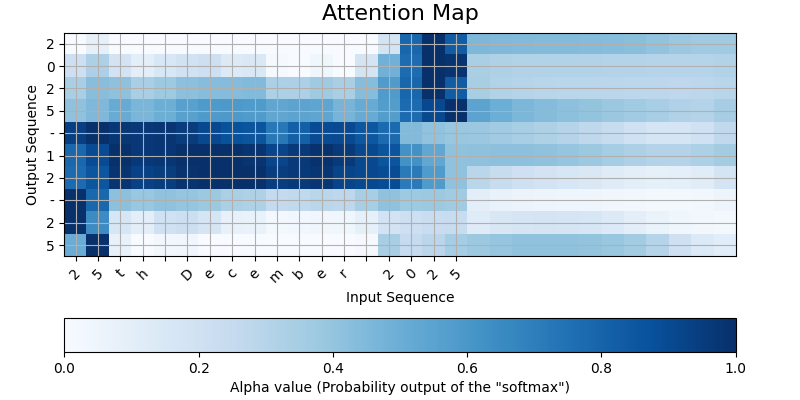

Python code for this plot:
import argparse, numpy, tensorflow as tf, random, matplotlib.pyplot as plt, tensorflow.keras.backend as K
from datetime import datetime, date
from faker import Faker
from tqdm import tqdm
from babel.dates import format_date
from pathlib import Path
from keras import saving
from tensorflow.keras.losses import CategoricalCrossentropy
from tensorflow.keras.layers import Bidirectional, Concatenate, Permute, Dot, Input, LSTM, Multiply
from tensorflow.keras.layers import RepeatVector, Dense, Activation, Lambda
from tensorflow.keras.activations import softmax
from tensorflow.keras.optimizers import Adam
from tensorflow.keras.utils import to_categorical
from tensorflow.keras.models import load_model, Model

class MachineTranslation():
    """
    Nerual Machine Translation - Date translation
    """
    # Define format of the data we would like to generate
    FORMATS = ['short',
            'medium',
            'long',
            'full',
            'full',
            'full',
            'full',
            'full',
            'full',
            'full',
            'full',
            'full',
            'full',
            'd MMM YYY', 
            'd MMMM YYY',
            'dd MMM YYY',
            'd MMM, YYY',
            'd MMMM, YYY',
            'dd, MMM YYY',
            'd MM YY',
            'd MMMM YYY',
            'MMMM d YYY',
            'MMMM d, YYY',
            'dd.MM.YY']
    # change this if you want it to work with another language
    LOCALES = ['en_SG']
    _path: str = None
    _fake: None
    _size:int = None
    _locale:str = None
    _Tx: int = None
    _Ty: int = None
    _dataset = None
    _human_vocab = None
    _machine_vocab = None
    _inv_machine_vocab = None
    _X = None
    _Y = None
    _Xoh = None
    _Yoh = None
    _n_a:int = None# -- hidden state size of the Bi-LSTM
    _n_s:int = None# -- hidden state size of the post-attention LSTM
    _learning_rate: float = None
    _beta_1: float = None
    _beta_2: float = None
    _batch_size: int = None
    _epochs:int = None
    _decay: float = None
    _repeator: RepeatVector = None
    _concatenator: Concatenate = None
    _densor1: Dense = None
    _densor2: Dense = None
    _activator: Activation = None
    _dot: Dot = None
    _model: Model = None

    def __init__(self, path:str, locale:str, size:int, tx:int, ty:int, n_a:int, n_s:int, learning_rate:float, beta1:float, beta2:float, decay:float, batchsize: int, epochs:int):
        self._locale = locale
        self._size = size
        self._Tx = tx
        self._Ty = ty
        self._n_a = n_a
        self._n_s = n_s
        self._learning_rate = learning_rate
        self._beta_1 = beta1
        self._beta_2 = beta2
        self._decay = decay
        self._batch_size = batchsize
        self._epochs = epochs
        self._fake = Faker()
        self._PrepareData()
        # Defined shared layers as global variables
        self._repeator = RepeatVector(self._Tx)
        self._concatenator = Concatenate(axis=-1)
        self._densor1 = Dense(10, activation = "tanh")
        self._densor2 = Dense(1, activation = "relu")
        self._activator = Activation(self._softmax, name='attention_weights') # We are using a custom softmax(axis = 1) loaded in this notebook
        self._dot = Dot(axes = 1)
        self._model_path = path

    def one_step_attention(self, a, s_prev):
        """
        Performs one step of attention: Outputs a context vector computed as a dot product of the attention weights
        "alphas" and the hidden states "a" of the Bi-LSTM.
        
        Arguments:
        a -- hidden state output of the Bi-LSTM, numpy-array of shape (m, Tx, 2*n_a)
        s_prev -- previous hidden state of the (post-attention) LSTM, numpy-array of shape (m, n_s)
        
        Returns:
        context -- context vector, input of the next (post-attention) LSTM cell
        """
        print(f"\n=== {self.one_step_attention.__name__} ===")
        # Use repeator to repeat s_prev to be of shape (m, Tx, n_s) so that you can concatenate it with all hidden states "a" (≈ 1 line)
        s_prev = self._repeator(s_prev)
        print(f"a.shape: {a.shape}, s_prev.shape: {s_prev.shape}")
        # Use concatenator to concatenate a and s_prev on the last axis (≈ 1 line)
        # For grading purposes, please list 'a' first and 's_prev' second, in this order.
        concat = self._concatenator([a, s_prev])
        #print(f"a: {a.shape}, concat: {concat.shape}")
        # Use densor1 to propagate concat through a small fully-connected neural network to compute the "intermediate energies" variable e. (≈1 lines)
        e = self._densor1(concat)
        # Use densor2 to propagate e through a small fully-connected neural network to compute the "energies" variable energies. (≈1 lines)
        energies = self._densor2(e)
        # Use "activator" on "energies" to compute the attention weights "alphas" (≈ 1 line)
        alphas = self._activator(energies) # We are using a custom softmax(axis = 1) loaded in this notebook. This layer produces the attention weights.
        # Use dotor together with "alphas" and "a", in this order, to compute the context vector to be given to the next (post-attention) LSTM-cell (≈ 1 line)
        context = self._dot([alphas, a])
        #print(f"context: {context.shape} {context.numpy()}")
        return context

    def BuildModel(self, rebuild: bool = False):
        """
        Arguments:
        Tx -- length of the input sequence
        Ty -- length of the output sequence
        n_a -- hidden state size of the Bi-LSTM
        n_s -- hidden state size of the post-attention LSTM
        human_vocab_size -- size of the python dictionary "human_vocab"
        machine_vocab_size -- integer, optional, size of the python dictionary "machine_vocab"
                            This is not being used

        Returns:
        model -- Keras model instance
        """
        print(f"\n=== {self.BuildModel.__name__} ===")
        if self._model and not rebuild:
            return
        elif self._model_path and len(self._model_path) and Path(self._model_path).exists() and Path(self._model_path).is_file() and not rebuild:
            print(f"Using saved model {self._model_path}...")
            self._model = tf.keras.models.load_model(self._model_path)
            return
        # Define the inputs of your model with a shape (Tx, human_vocab_size)
        # Define s0 (initial hidden state) and c0 (initial cell state)
        # for the decoder LSTM with shape (n_s,)
        X = Input(shape=(self._Tx, len(self._human_vocab)))
        # initial hidden state
        s0 = Input(shape=(self._n_s,), name='s0')
        # initial cell state
        c0 = Input(shape=(self._n_s,), name='c0')
        # hidden state
        s = s0
        # cell state
        c = c0
        
        # Initialize empty list of outputs
        outputs = []
        
        # Step 1: Define your pre-attention Bi-LSTM. (≈ 1 line)
        a = Bidirectional(LSTM(units=self._n_a, return_sequences=True))(X)

        # Please note, this is the post attention LSTM cell. These have to be REUSED in the following for loop instead of instantiating new layers.
        post_activation_LSTM_cell = LSTM(self._n_s, return_state = True) # Please do not modify this global variable.
        output_layer = Dense(len(self._machine_vocab), activation=softmax)

        # Step 2: Iterate for Ty steps
        for t in range(self._Ty):
        
            # Step 2.A: Perform one step of the attention mechanism to get back the context vector at step t (≈ 1 line)
            context = self.one_step_attention(a, s)
            
            # Step 2.B: Apply the post-attention LSTM cell to the "context" vector. (≈ 1 line)
            # Don't forget to pass: initial_state = [hidden state, cell state] 
            # Remember: s = hidden state, c = cell state
            # Remember to pass in the previous hidden-state  𝑠⟨𝑡−1⟩ and cell-states  𝑐⟨𝑡−1⟩ of this LSTM
            print(f"s: {s.shape}, c: {c.shape}, context: {context.shape}")
            _, s, c = post_activation_LSTM_cell(context, initial_state=[s, c])
            
            # Step 2.C: Apply Dense layer to the hidden state output of the post-attention LSTM (≈ 1 line)
            out = output_layer(s)
            
            # Step 2.D: Append "out" to the "outputs" list (≈ 1 line)
            outputs.append(out)
        
        # Step 3: Create model instance taking three inputs and returning the list of outputs. (≈ 1 line)
        self._model = Model(inputs=[X,s0,c0], outputs=outputs)
        """
        expected_summary = [['InputLayer', [(None, 30, 37)], 0],
                         ['InputLayer', [(None, 64)], 0],
                         ['Bidirectional', (None, 30, 64), 17920],
                         ['RepeatVector', (None, 30, 64), 0, 30],
                         ['Concatenate', (None, 30, 128), 0],
                         ['Dense', (None, 30, 10), 1290, 'tanh'],
                         ['Dense', (None, 30, 1), 11, 'relu'],
                         ['Activation', (None, 30, 1), 0],
                         ['Dot', (None, 1, 64), 0],
                         ['InputLayer', [(None, 64)], 0],
                         ['LSTM',[(None, 64), (None, 64), (None, 64)], 33024,[(None, 1, 64), (None, 64), (None, 64)],'tanh'],
                         ['Dense', (None, 11), 715, 'softmax']]
        """
        assert len(self._model.outputs) == 10, f"Wrong output shape. Expected 10 != {len(self._model.outputs)}"
        self._model.compile(
                loss=CategoricalCrossentropy(), # Logistic Loss: -ylog(f(X)) - (1 - y)log(1 - f(X)) Defaults to softmax activation which is typically used for multiclass classification
                optimizer=Adam(learning_rate=self._learning_rate, beta_1=self._beta_1, beta_2=self._beta_2, weight_decay=self._decay), # Intelligent gradient descent which automatically adjusts the learning rate (alpha) depending on the direction of the gradient descent.
                metrics=['accuracy','accuracy','accuracy','accuracy','accuracy','accuracy','accuracy','accuracy','accuracy','accuracy'] # https://github.com/tensorflow/tensorflow/issues/100319
            )
        self._model.summary()

    def Train(self):
        print(f"\n=== {self.Train.__name__} ===")
        if self._model:
            s0 = numpy.zeros((self._size, self._n_s))
            c0 = numpy.zeros((self._size, self._n_s))
            outputs = list(self._Yoh.swapaxes(0,1))
            self._model.fit([self._Xoh, s0, c0], outputs, epochs=self._epochs, batch_size=self._batch_size)
            self.LoadWeights("models/machine_translation_weights.h5")
        #if self._model_path:
        #    self._model.save(self._model_path) https://github.com/tensorflow/tensorflow/issues/100327
        #    print(f"Model saved to {self._model_path}.")

    def LoadWeights(self, path:str):
        """
        Load a pretrained weights which was trained for a longer period of time. This saves time.
        """
        print(f"\n=== {self.LoadWeights.__name__} ===")
        if self._model:
            self._model.load_weights(path)

    def Predict(self, dates, s00, c00):
        print(f"\n=== {self.Predict.__name__} ===")
        for date in dates:
            source = self._string_to_int(date, self._Tx, self._human_vocab)
            #print(source)
            source = numpy.array(list(map(lambda x: to_categorical(x, num_classes=len(self._human_vocab)), source))).swapaxes(0,1)
            source = numpy.swapaxes(source, 0, 1)
            source = numpy.expand_dims(source, axis=0)
            prediction = self._model.predict([source, s00, c00])
            prediction = numpy.argmax(prediction, axis = -1) # (10, 1)
            output = [self._inv_machine_vocab[int(i.item())] for i in prediction]
            print("source:", date)
            print("output:", ''.join(output),"\n")    

    def visualize_attentions(self, text):
        """
        Plot the attention map.
        """
        print(f"\n=== {self.Predict.__name__} ===")
        attention_map = numpy.zeros((10, 30))
        Ty, Tx = attention_map.shape
        
        # Well, this is cumbersome but this version of tensorflow-keras has a bug that affects the 
        # reuse of layers in a model with the functional API. 
        # So, I have to recreate the model based on the functional 
        # components and connect then one by one.
        # ideally it can be done simply like this:
        # layer = self._model.layers[num]
        # f = Model(self._model.inputs, [layer.get_output_at(t) for t in range(Ty)])
        #
        X = self._model.inputs[0] 
        s0 = self._model.inputs[1] 
        c0 = self._model.inputs[2] 
        s = s0
        c = s0
        a = self._model.layers[2](X)  
        outputs = []
        for t in range(Ty):
            s_prev = s
            s_prev = self._model.layers[3](s_prev)
            concat = self._model.layers[4]([a, s_prev]) 
            e = self._model.layers[5](concat) 
            energies = self._model.layers[6](e) 
            alphas = self._model.layers[7](energies) 
            context = self._model.layers[8]([alphas, a])
            # Don't forget to pass: initial_state = [hidden state, cell state] (≈ 1 line)
            s, _, c = self._model.layers[10](context, initial_state = [s, c]) 
            outputs.append(energies)

        f = Model(inputs=[X, s0, c0], outputs = outputs)
        s0 = numpy.zeros((1, self._n_s))
        c0 = numpy.zeros((1, self._n_s))
        encoded = numpy.array(self._string_to_int(text, Tx, self._human_vocab)).reshape((1, 30))
        encoded = numpy.array(list(map(lambda x: to_categorical(x, num_classes=len(self._human_vocab)), encoded)))
        r = f([encoded, s0, c0])
            
        for t in range(Ty):
            for t_prime in range(Tx):
                attention_map[t][t_prime] = r[t][0, t_prime]

        # Normalize attention map
        row_max = attention_map.max(axis=1)
        attention_map = attention_map / row_max[:, None]

        prediction = self._model.predict([encoded, s0, c0])
        #print(f"prediction: {type(prediction)}, {prediction[0]}")
        predicted_text = []
        for i in range(len(prediction)):
            predicted_text.append(int(numpy.argmax(prediction[i], axis=-1).item()))
            
        predicted_text = list(predicted_text)
        predicted_text = self._int_to_string(predicted_text, self._inv_machine_vocab)
        text_ = list(text)
        
        # get the lengths of the string
        input_length = len(text)
        output_length = Ty
        
        # Plot the attention_map
        plt.clf()
        plt.cla()
        fig, ax = plt.subplots(1,1, figsize=(8, 8.5))
        #ax = f.add_subplot(1, 1, 1)

        # add image
        i = ax.imshow(attention_map, interpolation='nearest', cmap='Blues')

        # add colorbar
        cbaxes = fig.add_axes([0.2, 0, 0.6, 0.03])
        cbar = fig.colorbar(i, cax=cbaxes, orientation='horizontal')
        cbar.ax.set_xlabel('Alpha value (Probability output of the "softmax")', labelpad=2)

        # add labels
        ax.set_yticks(range(output_length))
        ax.set_yticklabels(predicted_text[:output_length])

        ax.set_xticks(range(input_length))
        ax.set_xticklabels(text_[:input_length], rotation=45)

        ax.set_xlabel('Input Sequence')
        ax.set_ylabel('Output Sequence')

        # add grid and legend
        ax.grid()
        fig.suptitle("Attention Map", fontsize=16)
        plt.show()
        #return attention_map

    def ModelStateTest(self):
        """
        Check if the model correctly updates the (next) `hidden state` and `cell state`.
        """
        print(f"\n=== {self.ModelStateTest.__name__} ===")
        # Create test inputs
        X_test = numpy.random.rand(1, self._Tx, len(self._human_vocab))
        s0_test = numpy.zeros((1, self._n_s))
        c0_test = numpy.zeros((1, self._n_s))

        @tf.function(input_signature=[
            tf.TensorSpec(shape=[None, self._Tx, len(self._human_vocab)], dtype=tf.float32),
            tf.TensorSpec(shape=[None, self._n_s], dtype=tf.float32),
            tf.TensorSpec(shape=[None, self._n_s], dtype=tf.float32)
        ])
        def predict_function(X, s0, c0):
            # Call the model directly with input tensors
            return self._model([X, s0, c0])  

        # Get the outputs of the model for the first five time steps
        outputs = predict_function(X_test, s0_test, c0_test)

        # Extract the hidden states (s) from the LSTM outputs for each time step
        hidden_states = [numpy.array(output) for output in outputs]

        # Check if consecutive hidden states are different
        for i in range(len(hidden_states) - 1):
            assert not numpy.allclose(hidden_states[i], hidden_states[i + 1]), (
                "Consecutive hidden states should be different.\n"
                "Check if the LSTM cell is using the correct previous states.\n"
                "Make sure you are using s and c, and NOT using s0 and c0 in Step 2.B."
            )
    
    @saving.register_keras_serializable(name="_softmax")
    def _softmax(self, x, axis=1):
        """Softmax activation function.
        # Arguments
            x : Tensor.
            axis: Integer, axis along which the softmax normalization is applied.
        # Returns
            Tensor, output of softmax transformation.
        # Raises
            ValueError: In case `dim(x) == 1`.
        """
        ndim = K.ndim(x)
        if ndim == 2:
            return K.softmax(x)
        elif ndim > 2:
            e = K.exp(x - K.max(x, axis=axis, keepdims=True))
            s = K.sum(e, axis=axis, keepdims=True)
            return e / s
        else:
            raise ValueError('Cannot apply softmax to a tensor that is 1D')

    def _PrepareData(self):
        print(f"\n=== {self._PrepareData.__name__} ===")
        """
        _size:int = None
        _locale:str = None
        _Tx: int = None
        _Ty: int = None
        _dataset = None
        _human_vocab = None
        _machine_vocab = None
        _inv_machine_vocab = None
        _X = None
        _Y = None
        _Xoh = None
        _Yoh = None
        _n_a:int = None# -- hidden state size of the Bi-LSTM
        _n_s:int = None# -- hidden state size of the post-attention LSTM
        """
        self._load_dataset()
        #Tx = 30
        #Ty = 10
        self._preprocess_data()
        print(f"size: {self._size}, Tx: {self._Tx}, Ty: {self._Ty}, n_a: {self._n_a}, n_s: {self._n_s}, X: {self._X.shape}, Y: {self._Y.shape}, Xoh: {self._Xoh.shape}, Yoh: {self._Yoh.shape}")
        index = 0
        print(f"Source date: {self._dataset[index][0]}")
        print(f"Target date: {self._dataset[index][1]}")
        print(f"\nSource after preprocessing (indices): {self._X[index]}")
        print(f"Target after preprocessing (indices): {self._Y[index]}")
        print(f"\nSource after preprocessing (one-hot) {self._Xoh[index]}")
        print(f"Target after preprocessing (one-hot): {self._Yoh[index]}")

    def _load_date(self):
        """
            Loads some fake dates 
            :returns: tuple containing human readable string, machine readable string, and date object
        """
        dt = self._fake.date_object()
        try:
            human_readable = format_date(dt, format=random.choice(self.FORMATS),  locale=self._locale) # locale=random.choice(LOCALES))
            human_readable = human_readable.lower()
            human_readable = human_readable.replace(',','')
            machine_readable = dt.isoformat()
        except AttributeError as e:
            return None, None, None
        return human_readable, machine_readable, dt

    def _load_dataset(self):
        """
            Loads a dataset with m examples and vocabularies
            :m: the number of examples to generate
        """
        human_vocab = set()
        machine_vocab = set()
        self._dataset = []
        #Tx = 30
        for i in tqdm(range(self._size)):
            h, m, _ = self._load_date()
            if h is not None:
                self._dataset.append((h, m))
                human_vocab.update(tuple(h))
                machine_vocab.update(tuple(m))
        self._human_vocab = dict(zip(sorted(human_vocab) + ['<unk>', '<pad>'], list(range(len(human_vocab) + 2))))
        self._inv_machine_vocab = dict(enumerate(sorted(machine_vocab)))
        self._machine_vocab = {v:k for k,v in self._inv_machine_vocab.items()}

    def _preprocess_data(self):
        self._X, self._Y = zip(*self._dataset)
        self._X = numpy.array([self._string_to_int(i, self._Tx, self._human_vocab) for i in self._X])
        self._Y = numpy.array([self._string_to_int(t, self._Ty, self._machine_vocab) for t in self._Y])
        self._Xoh = numpy.array(list(map(lambda x: to_categorical(x, num_classes=len(self._human_vocab)), self._X)))
        self._Yoh = numpy.array(list(map(lambda x: to_categorical(x, num_classes=len(self._machine_vocab)), self._Y)))

    def _string_to_int(self, string, length, vocab):
        """
        Converts all strings in the vocabulary into a list of integers representing the positions of the
        input string's characters in the "vocab"
        
        Arguments:
        string -- input string, e.g. 'Wed 10 Jul 2007'
        length -- the number of time steps you'd like, determines if the output will be padded or cut
        vocab -- vocabulary, dictionary used to index every character of your "string"
        
        Returns:
        rep -- list of integers (or '<unk>') (size = length) representing the position of the string's character in the vocabulary
        """
        #make lower to standardize
        string = string.lower()
        string = string.replace(',','')
        if len(string) > length:
            string = string[:length]
        rep = list(map(lambda x: vocab.get(x, '<unk>'), string))
        if len(string) < length:
            rep += [vocab['<pad>']] * (length - len(string))
        #print (rep)
        return rep

    def _int_to_string(self, ints, inv_vocab):
        """
        Output a machine readable list of characters based on a list of indexes in the machine's vocabulary
        
        Arguments:
        ints -- list of integers representing indexes in the machine's vocabulary
        inv_vocab -- dictionary mapping machine readable indexes to machine readable characters 
        
        Returns:
        l -- list of characters corresponding to the indexes of ints thanks to the inv_vocab mapping
        """
        return [inv_vocab[i] for i in ints]

def one_step_attention_test():
    print(f"\n=== {one_step_attention_test.__name__} ===")
    m = 10000
    Tx = 30
    Ty = 10
    n_a = 32
    n_s = 64
    # size: 10000, Tx: 30, Ty: 10, n_a: 32, n_s: 64, X: (10000, 30), Y: (10000, 10), Xoh: (10000, 30, 37), Yoh: (10000, 10, 11)
    # def __init__(self, path: str, locale:str, size:int, tx:int, ty:int, n_a:int, n_s:int, learning_rate:float, beta1:float, beta2:float, decay:float, batchsize: int, epochs:int):
    # lr=0.005, beta_1=0.9,beta_2=0.999,decay=0.01
    mt = MachineTranslation("models/MachineTranslation.keras", "en_SG", m, Tx, Ty, n_a, n_s, 0.005, 0.9, 0.999,0.01, 100, 10)

    a = numpy.random.uniform(1, 0, (m, Tx, 2 * n_a)).astype(numpy.float32)
    s_prev = numpy.random.uniform(1, 0, (m, n_s)).astype(numpy.float32) * 1
    context = mt.one_step_attention(a, s_prev)
    
    expected_output = numpy.load('data/expected_output_ex1.npy')

    assert tf.is_tensor(context), "Unexpected type. It should be a Tensor"
    assert tuple(context.shape) == (m, 1, n_s), "Unexpected output shape"
    #assert numpy.all(context.numpy() == expected_output), "Unexpected values in the result"
    print("\033[92mAll tests passed!")

def model_test(retrain:bool):
    print(f"\n=== {model_test.__name__} ===")
    m = 10000
    Tx = 30
    Ty = 10
    n_a = 32
    n_s = 64
    # size: 10000, Tx: 30, Ty: 10, n_a: 32, n_s: 64, X: (10000, 30), Y: (10000, 10), Xoh: (10000, 30, 37), Yoh: (10000, 10, 11)
    # def __init__(self, path: str, locale:str, size:int, tx:int, ty:int, n_a:int, n_s:int, learning_rate:float, beta1:float, beta2:float, decay:float, batchsize: int, epochs:int):
    # lr=0.005, beta_1=0.9,beta_2=0.999,decay=0.01
    mt = MachineTranslation("models/MachineTranslation.keras", "en_SG", m, Tx, Ty, n_a, n_s, 0.005, 0.9, 0.999,0.01, 100, 10) # Increasing epochs does not improve accuracy. Have to examine the training dataset!
    model = mt.BuildModel(retrain)
    mt.ModelStateTest()
    mt.Train()
    print(f"date.today(): {date.today()}")
    print(f"datetime.now().date: {datetime.now().date()}")
    EXAMPLES = ['3 May 1979', '5 April 09', '21th of August 2016', 'Tue 10 Jul 2007', 'Saturday May 9 2018', 'March 3 2001', 'March 3rd 2001', '1 March 2001', "25th December 2020", "31st October 2021", "3rd November 2022"]
    s00 = numpy.zeros((1, n_s))
    c00 = numpy.zeros((1, n_s))
    mt.Predict(EXAMPLES, s00, c00)
    mt.visualize_attentions("Tuesday 09 Oct 1993")

if __name__ == "__main__":
    """
    https://docs.python.org/3/library/argparse.html
    'store_true' and 'store_false' - These are special cases of 'store_const' used for storing the values True and False respectively. In addition, they create default values of False and True respectively:
    """
    parser = argparse.ArgumentParser(description='Nerual Machine Translation - Date translation')
    parser.add_argument('-r', '--retrain', action='store_true', help='Retrain the model')
    args = parser.parse_args()

    print(tf.version.GIT_VERSION, tf.version.VERSION)
    one_step_attention_test()
    model_test(True) #args.retrain) https://github.com/tensorflow/tensorflow/issues/100327